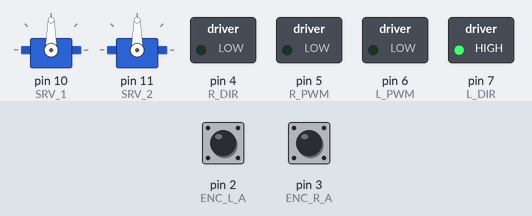
Recording of a sketch running on a simulated Arduino Uno, built with avr-gcc and run on an emulated ATmega328P. Shown: 2 × servo, switched loads named in the sketch (green lamp = pin HIGH). Inputs (shaded band) come from the test bench; at power-on: pin 2 (ENC_L_A) HIGH, pin 3 (ENC_R_A) HIGH. What the sketch prints to the serial monitor is not drawn.

Above: at 4.1 s.
Timing chart, 0 to 5.6 s (numbered marks = the images above):
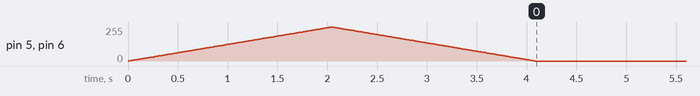

The sketch:

lesson-00-robot-test.ino
```cpp
/*
lesson-00-robot-test: проверка робота. Реализация тестов — в lesson-00-robot-test.h.
Нужный тест — раскомментировать. Монитор порта: 115200.

Подключение: левый мотор — M2 (D7 направление, D6 ШИМ), правый — M1 (D4, D5);
энкодеры: левый D2 / D8, правый D3 / D9; датчики линии A0 (левый), A1 (правый);
Sharp A2; HC-SR04 TRIG D12, ECHO D13; серво D10, D11.
*/

#include "lesson-00-robot-test.h"

void setup() {
  robotInit();             // моторы, энкодеры, датчики, серво, порт 115200
  motorsTestSetup();       // крутится на месте: разгон 2 с, торможение 2 с, печать энкодеров
  // wheelsTest();         // L+ L- R+ R- LR+: колеса по очереди вперед и назад, потом оба вперед
  // driveTest(2000, 150); // заезд на полу без кабеля: скорость, выбег, разница моторов; результат в EEPROM
}

void loop() {
  // encPinsPrint();       // живы ли пины энкодеров — крутить колесо рукой; остальное закомментировать
  // motorsTest();         // то же без блокировки: вызывать на каждом проходе, вместе с encPrint ниже
  static uint32_t lastTime = 0;
  if (millis() - lastTime >= 100) {  // раз в 100 мс
    lastTime = millis();
    encPrint();            // энкодеры: L, R — тики, Hz, mm
    // sensors();          // датчики линии: L, R, err
    // sharpPrint();       // Sharp: значение АЦП
    // hcPrint();          // HC-SR04: cm
    // servoTest();        // оба серво 0 → 180 → 0
    Serial.println();
  }
}
```

lesson-00-robot-test.h
```cpp
/*
lesson-00-robot-test.h — реализация тестов робота: Iskra Uno + Motor Shield + Troyka Shield.
Лежит рядом с lesson-00-robot-test.ino и открывается в Arduino IDE соседней вкладкой.
Вывод в порт — короткий: L, R — левый и правый, Hz — частота тиков, mm — путь, cm — расстояние.
...Print — только печатают, ...Test — двигают робота или серво.
F("...") хранит строку во flash, а не в оперативной памяти.
*/

#pragma once
#include <Arduino.h>
#include <Servo.h>
#include <EEPROM.h>

#define L_DIR 7  // левый мотор — канал M2
#define L_PWM 6
#define R_DIR 4  // правый мотор — канал M1
#define R_PWM 5

#define ENC_L_A 2  // левый энкодер: C1 — пин с прерыванием, C2 — направление
#define ENC_L_B 8
#define ENC_R_A 3  // правый энкодер
#define ENC_R_B 9
#define ENC_PER_REV 350  // тиков на оборот колеса: 7 на оборот вала мотора × редуктор 1:50
#define WHEEL_D 43       // диаметр колеса, мм

#define LINE_L A0
#define LINE_R A1
#define SHARP A2
#define HC_TRIG 12
#define HC_ECHO 13
#define SRV_1 10
#define SRV_2 11

Servo srv1, srv2;
volatile int32_t encL = 0, encR = 0;  // тики со знаком (назад — минус), меняются в прерываниях

// ---------- моторы: как в уроке 2; моторы стоят зеркально — инвертирован левый ----------
bool direction(int16_t speed, bool invDir) {
  bool dir = (speed > 0) ? true : false;
  return (invDir) ? !dir : dir;
}

void motors(int16_t left, int16_t right, bool invLDir = true, bool invRDir = false) {
  left = constrain(left, -255, 255);
  right = constrain(right, -255, 255);
  digitalWrite(L_DIR, direction(left, invLDir));
  digitalWrite(R_DIR, direction(right, invRDir));
  analogWrite(L_PWM, abs(left));
  analogWrite(R_PWM, abs(right));
}

// ---------- энкодеры: фронт на C1, направление по C2; левый мотор стоит зеркально ----------
void encLeft() {
  encL += digitalRead(ENC_L_B) ? -1 : 1;
}
void encRight() {
  encR += digitalRead(ENC_R_B) ? 1 : -1;
}

int32_t ticks(volatile int32_t &enc) {  // прочитать счетчик, пока прерывание его не меняет
  noInterrupts();
  int32_t t = enc;
  interrupts();
  return t;
}

float mm(int32_t t) {
  return t * PI * WHEEL_D / ENC_PER_REV;
}

// ---------- тесты для loop(), печатают одной строкой ----------
void encPrint() {  // L тики Hz mm   R тики Hz mm; частота — за время с прошлого вызова
  static int32_t oldL = 0, oldR = 0;
  static uint32_t oldTime = 0;
  int32_t l = ticks(encL), r = ticks(encR);
  uint32_t dt = millis() - oldTime;
  if (dt == 0) dt = 1;
  Serial.print(F("L "));
  Serial.print(l);
  Serial.print(' ');
  Serial.print((l - oldL) * 1000 / (int32_t)dt);
  Serial.print(F("Hz "));
  Serial.print(mm(l), 0);
  Serial.print(F("mm  "));
  Serial.print(F("R "));
  Serial.print(r);
  Serial.print(' ');
  Serial.print((r - oldR) * 1000 / (int32_t)dt);
  Serial.print(F("Hz "));
  Serial.print(mm(r), 0);
  Serial.print(F("mm  "));
  oldL = l;
  oldR = r;
  oldTime += dt;
}

// Живы ли пины энкодеров: вызывать в loop() на каждом проходе, без таймера, остальное закомментировать.
// Крутить колесо рукой. Печать раз в 200 мс: D2 1/57 — на пине сейчас 1, уровень менялся 57 раз.
// У живого энкодера растут оба его пина.
void encPinsPrint() {
  const uint8_t pins[4] = { ENC_L_A, ENC_L_B, ENC_R_A, ENC_R_B };
  static uint8_t old[4];
  static uint32_t changes[4];
  static uint32_t last = 0;
  for (uint8_t i = 0; i < 4; i++) {
    uint8_t v = digitalRead(pins[i]);
    if (v != old[i]) {
      changes[i]++;
      old[i] = v;
    }
  }
  if (millis() - last >= 200) {
    last = millis();
    for (uint8_t i = 0; i < 4; i++) {
      Serial.print('D');
      Serial.print(pins[i]);
      Serial.print(' ');
      Serial.print(old[i]);
      Serial.print('/');
      Serial.print(changes[i]);
      Serial.print(F("  "));
    }
    Serial.println();
  }
}

void sensors() {  // как в уроке 2: L, R, err = L − R
  int16_t l = analogRead(LINE_L), r = analogRead(LINE_R);
  Serial.print(F("L "));
  Serial.print(l);
  Serial.print(F(" R "));
  Serial.print(r);
  Serial.print(F(" err "));
  Serial.print(l - r);
  Serial.print(F("  "));
}

void sharpPrint() {  // значение АЦП
  Serial.print(F("Sharp "));
  Serial.print(analogRead(SHARP));
  Serial.print(F("  "));
}

void hcPrint() {  // HC-SR04, cm; до 30 мс ждем эхо, нет эха — «---»
  digitalWrite(HC_TRIG, HIGH);
  delayMicroseconds(10);
  digitalWrite(HC_TRIG, LOW);
  uint32_t us = pulseIn(HC_ECHO, HIGH, 30000);
  Serial.print(F("HC "));
  if (us == 0) Serial.print(F("---"));
  else {
    Serial.print(us / 58.0, 1);
    Serial.print(F("cm"));
  }
  Serial.print(F("  "));
}

void servoTest() {  // оба серво 0 → 180 → 0, шаг 10 градусов за вызов
  static int16_t angle = 0, step = 10;
  angle += step;
  if (angle == 0 || angle == 180) step = -step;
  srv1.write(angle);
  srv2.write(angle);
  Serial.print(F("Srv "));
  Serial.print(angle);
  Serial.print(F("  "));
}

/*
Проверка моторов и энкодеров на месте: робот крутится вокруг оси — левое колесо вперед, правое назад.
ШИМ плавно 0 → 255 → 0, шаг 1 раз в stepMs (8 мс — около 2 с на разгон и 2 с на торможение), потом стоп.
Неблокирующая: вызывать в loop() на каждом проходе, без таймера; темп задает свой таймер.
Возвращает true, когда цикл закончен. Энкодеры печатает encPrint() — у правого тики уменьшаются.
*/
bool motorsTest(uint16_t stepMs = 8) {
  static int16_t pwm = 0, step = 1;
  static bool done = false;
  static uint32_t last = 0;
  if (done) return true;
  if (millis() - last < stepMs) return false;
  last = millis();
  pwm += step;
  if (pwm >= 255) step = -1;
  if (pwm <= 0) done = true;
  motors(pwm, -pwm);
  return done;
}

// ---------- тесты для setup(), блокирующие ----------
void wheelsTest() {  // L+ L- R+ R- LR+ по 1 с: «+» — колесо должно катить робота вперед
  Serial.println(F("L+"));
  motors(150, 0);
  delay(1000);
  Serial.println(F("L-"));
  motors(-150, 0);
  delay(1000);
  Serial.println(F("R+"));
  motors(0, 150);
  delay(1000);
  Serial.println(F("R-"));
  motors(0, -150);
  delay(1000);
  Serial.println(F("LR+"));
  motors(150, 150);
  delay(1000);
  motors(0, 0);
}

// Обертка для setup(): крутит motorsTest() до конца цикла, раз в 100 мс печатает encPrint()
void motorsTestSetup() {
  uint32_t lastPrint = 0;
  while (!motorsTest()) {
    if (millis() - lastPrint >= 100) {
      lastPrint = millis();
      encPrint();
      Serial.println();
    }
  }
}

/*
Заезд по прямой на полу без кабеля: motors(speed, speed) на ms миллисекунд, потом motors(0, 0) — выбег.
Нужно около метра свободного места; робот с разными моторами уедет дугой — замеру это не мешает.
Результат пишется в EEPROM. При старте функция сначала печатает прошлый заезд:
подключил USB — плата перезагрузилась — отчет в порту, потом через 2 с новый заезд.
Отчет:
  v      — скорость колес на ровном ходу (после разгона 400 мс), mm/s
  coast  — выбег после motors(0, 0): путь колес, mm, и время до остановки, ms
  rev    — обороты колес за время с включенными моторами и разница d, % (насколько моторы разные)
  pwm    — ШИМ, при котором колеса шли бы одинаково: быстрому убавить (примерно — ШИМ и скорость не пропорциональны)
*/

#define ACCEL_MS 400      // разгон — на нем скорость не меряем
#define DRIVE_ADDR 0      // адрес результата в EEPROM
#define DRIVE_KEY 0x5244  // признак, что в EEPROM лежит наш заезд

struct DriveResult {
  uint16_t key;
  int16_t speed;
  uint16_t ms, coastMs;
  float vL, vR, coastL, coastR, revL, revR;
};

void drivePrint(const DriveResult &d) {
  Serial.print(F("speed "));
  Serial.print(d.speed);
  Serial.print(' ');
  Serial.print(d.ms);
  Serial.println(F("ms"));
  Serial.print(F("v L "));
  Serial.print(d.vL, 0);
  Serial.print(F(" R "));
  Serial.print(d.vR, 0);
  Serial.println(F(" mm/s"));
  Serial.print(F("coast L "));
  Serial.print(d.coastL, 0);
  Serial.print(F(" R "));
  Serial.print(d.coastR, 0);
  Serial.print(F(" mm "));
  Serial.print(d.coastMs);
  Serial.println(F("ms"));
  float d100 = (d.revL - d.revR) / ((d.revL + d.revR) / 2) * 100;
  Serial.print(F("rev L "));
  Serial.print(d.revL, 2);
  Serial.print(F(" R "));
  Serial.print(d.revR, 2);
  Serial.print(F(" d "));
  Serial.print(d100, 1);
  Serial.println('%');
  int16_t pwmL = d.speed, pwmR = d.speed;  // быстрому мотору убавляем ШИМ в отношении скоростей
  if (d.vL > d.vR) pwmL = d.speed * d.vR / d.vL;
  else pwmR = d.speed * d.vL / d.vR;
  Serial.print(F("pwm L "));
  Serial.print(pwmL);
  Serial.print(F(" R "));
  Serial.println(pwmR);
}

void driveTest(uint16_t ms = 2000, int16_t speed = 150) {
  DriveResult d;
  EEPROM.get(DRIVE_ADDR, d);
  if (d.key == DRIVE_KEY) drivePrint(d);
  else Serial.println(F("EEPROM empty"));

  delay(2000);  // поставить робота и убрать руки
  int32_t l0 = ticks(encL), r0 = ticks(encR);
  uint32_t t0 = millis();
  motors(speed, speed);
  delay(min(ACCEL_MS, ms / 2));
  int32_t l1 = ticks(encL), r1 = ticks(encR);
  uint32_t t1 = millis();
  delay(ms - (t1 - t0));
  int32_t l2 = ticks(encL), r2 = ticks(encR);
  uint32_t t2 = millis();
  motors(0, 0);

  // выбег: ждем, пока тики не перестанут меняться 200 мс
  int32_t l3 = l2, r3 = r2;
  uint32_t tStop = t2;
  while (millis() - tStop < 200) {
    int32_t l = ticks(encL), r = ticks(encR);
    if (l != l3 || r != r3) {
      l3 = l;
      r3 = r;
      tStop = millis();
    }
    if (millis() - t2 > 3000) {  // колеса не встали — EEPROM не трогаем
      Serial.println(F("no stop"));
      return;
    }
  }

  d.key = DRIVE_KEY;
  d.speed = speed;
  d.ms = ms;
  d.vL = mm(l2 - l1) * 1000 / (t2 - t1);
  d.vR = mm(r2 - r1) * 1000 / (t2 - t1);
  d.coastL = mm(l3 - l2);
  d.coastR = mm(r3 - r2);
  d.coastMs = tStop - t2;
  d.revL = (float)(l2 - l0) / ENC_PER_REV;
  d.revR = (float)(r2 - r0) / ENC_PER_REV;
  EEPROM.put(DRIVE_ADDR, d);
  drivePrint(d);
}

// все подключение — вызвать первой строкой в setup()
void robotInit() {
  Serial.begin(115200);
  pinMode(L_DIR, OUTPUT);
  pinMode(L_PWM, OUTPUT);
  pinMode(R_DIR, OUTPUT);
  pinMode(R_PWM, OUTPUT);
  pinMode(ENC_L_A, INPUT_PULLUP);
  pinMode(ENC_L_B, INPUT_PULLUP);
  pinMode(ENC_R_A, INPUT_PULLUP);
  pinMode(ENC_R_B, INPUT_PULLUP);
  attachInterrupt(digitalPinToInterrupt(ENC_L_A), encLeft, RISING);
  attachInterrupt(digitalPinToInterrupt(ENC_R_A), encRight, RISING);
  pinMode(HC_TRIG, OUTPUT);
  pinMode(HC_ECHO, INPUT);
  srv1.attach(SRV_1);  // Servo занимает Timer1: нет ШИМ на D9, D10 (моторам на D5, D6 не мешает)
  srv2.attach(SRV_2);
}
```
